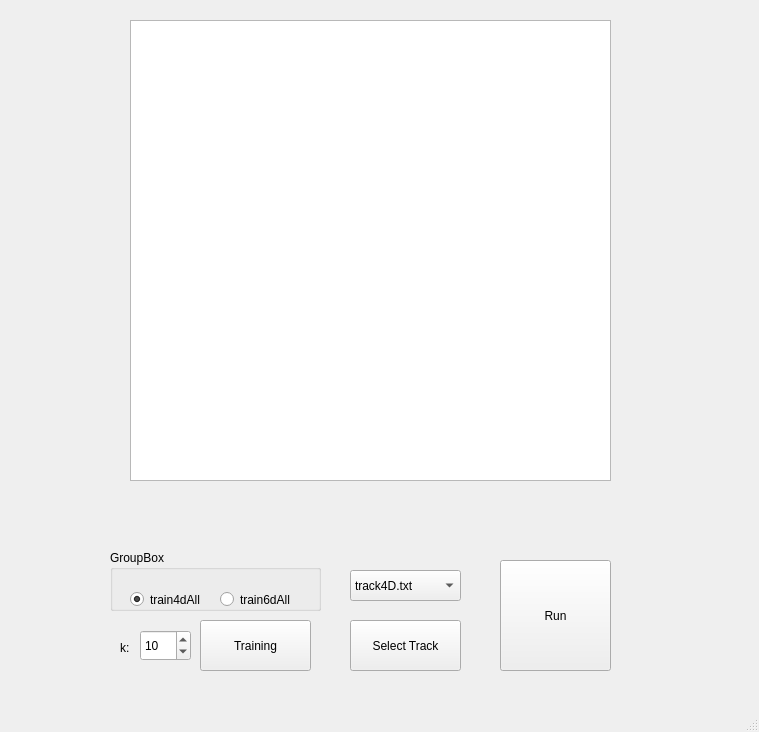
<?xml version="1.0" encoding="UTF-8"?>
<ui version="4.0">
 <class>MainWindow</class>
 <widget class="QMainWindow" name="MainWindow">
  <property name="geometry">
   <rect>
    <x>0</x>
    <y>0</y>
    <width>759</width>
    <height>732</height>
   </rect>
  </property>
  <property name="windowTitle">
   <string>MainWindow</string>
  </property>
  <widget class="QWidget" name="centralwidget">
   <widget class="QGraphicsView" name="graphicsView">
    <property name="geometry">
     <rect>
      <x>130</x>
      <y>20</y>
      <width>481</width>
      <height>461</height>
     </rect>
    </property>
   </widget>
   <widget class="QGroupBox" name="groupBox">
    <property name="geometry">
     <rect>
      <x>110</x>
      <y>550</y>
      <width>211</width>
      <height>61</height>
     </rect>
    </property>
    <property name="title">
     <string>GroupBox</string>
    </property>
    <widget class="QRadioButton" name="radio4d">
     <property name="geometry">
      <rect>
       <x>20</x>
       <y>40</y>
       <width>98</width>
       <height>19</height>
      </rect>
     </property>
     <property name="text">
      <string>train4dAll</string>
     </property>
     <property name="checked">
      <bool>true</bool>
     </property>
    </widget>
    <widget class="QRadioButton" name="radio6d">
     <property name="geometry">
      <rect>
       <x>110</x>
       <y>40</y>
       <width>98</width>
       <height>19</height>
      </rect>
     </property>
     <property name="text">
      <string>train6dAll</string>
     </property>
    </widget>
   </widget>
   <widget class="QPushButton" name="Train">
    <property name="geometry">
     <rect>
      <x>200</x>
      <y>620</y>
      <width>111</width>
      <height>51</height>
     </rect>
    </property>
    <property name="text">
     <string>Training</string>
    </property>
   </widget>
   <widget class="QPushButton" name="Walk">
    <property name="geometry">
     <rect>
      <x>500</x>
      <y>560</y>
      <width>111</width>
      <height>111</height>
     </rect>
    </property>
    <property name="text">
     <string>Run</string>
    </property>
   </widget>
   <widget class="QLabel" name="label">
    <property name="geometry">
     <rect>
      <x>90</x>
      <y>500</y>
      <width>591</width>
      <height>41</height>
     </rect>
    </property>
    <property name="text">
     <string/>
    </property>
   </widget>
   <widget class="QSpinBox" name="knum">
    <property name="geometry">
     <rect>
      <x>140</x>
      <y>630</y>
      <width>51</width>
      <height>31</height>
     </rect>
    </property>
    <property name="minimum">
     <number>1</number>
    </property>
    <property name="maximum">
     <number>200</number>
    </property>
    <property name="value">
     <number>10</number>
    </property>
   </widget>
   <widget class="QLabel" name="label_2">
    <property name="geometry">
     <rect>
      <x>120</x>
      <y>640</y>
      <width>21</width>
      <height>16</height>
     </rect>
    </property>
    <property name="text">
     <string>k:</string>
    </property>
   </widget>
   <widget class="QComboBox" name="comboBox">
    <property name="geometry">
     <rect>
      <x>350</x>
      <y>570</y>
      <width>111</width>
      <height>31</height>
     </rect>
    </property>
    <item>
     <property name="text">
      <string>track4D.txt</string>
     </property>
    </item>
    <item>
     <property name="text">
      <string>track6D.txt</string>
     </property>
    </item>
   </widget>
   <widget class="QPushButton" name="Track">
    <property name="geometry">
     <rect>
      <x>350</x>
      <y>620</y>
      <width>111</width>
      <height>51</height>
     </rect>
    </property>
    <property name="text">
     <string>Select Track</string>
    </property>
   </widget>
  </widget>
  <widget class="QMenuBar" name="menubar">
   <property name="geometry">
    <rect>
     <x>0</x>
     <y>0</y>
     <width>759</width>
     <height>25</height>
    </rect>
   </property>
  </widget>
  <widget class="QStatusBar" name="statusbar"/>
 </widget>
 <resources/>
 <connections/>
</ui>
